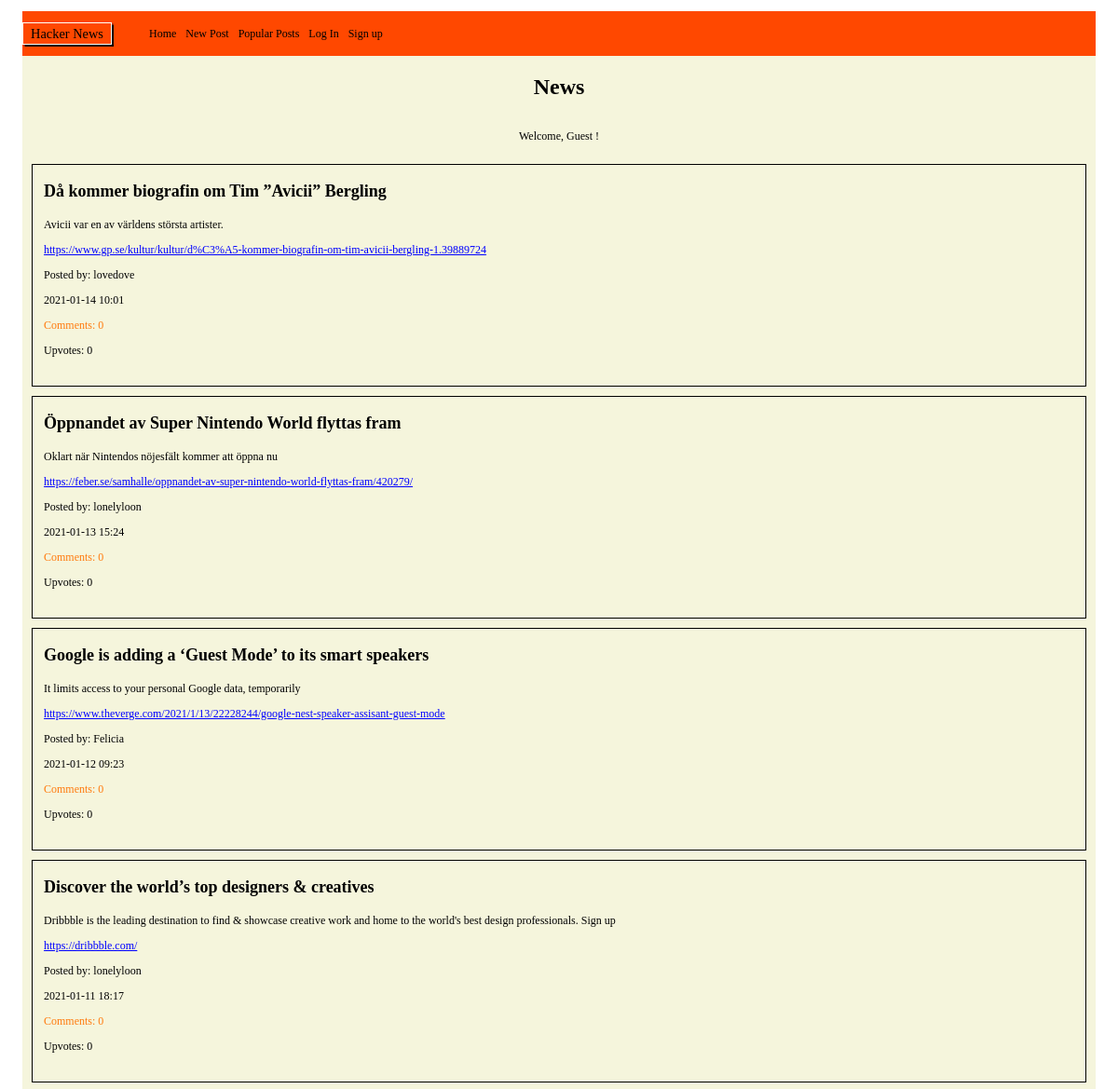
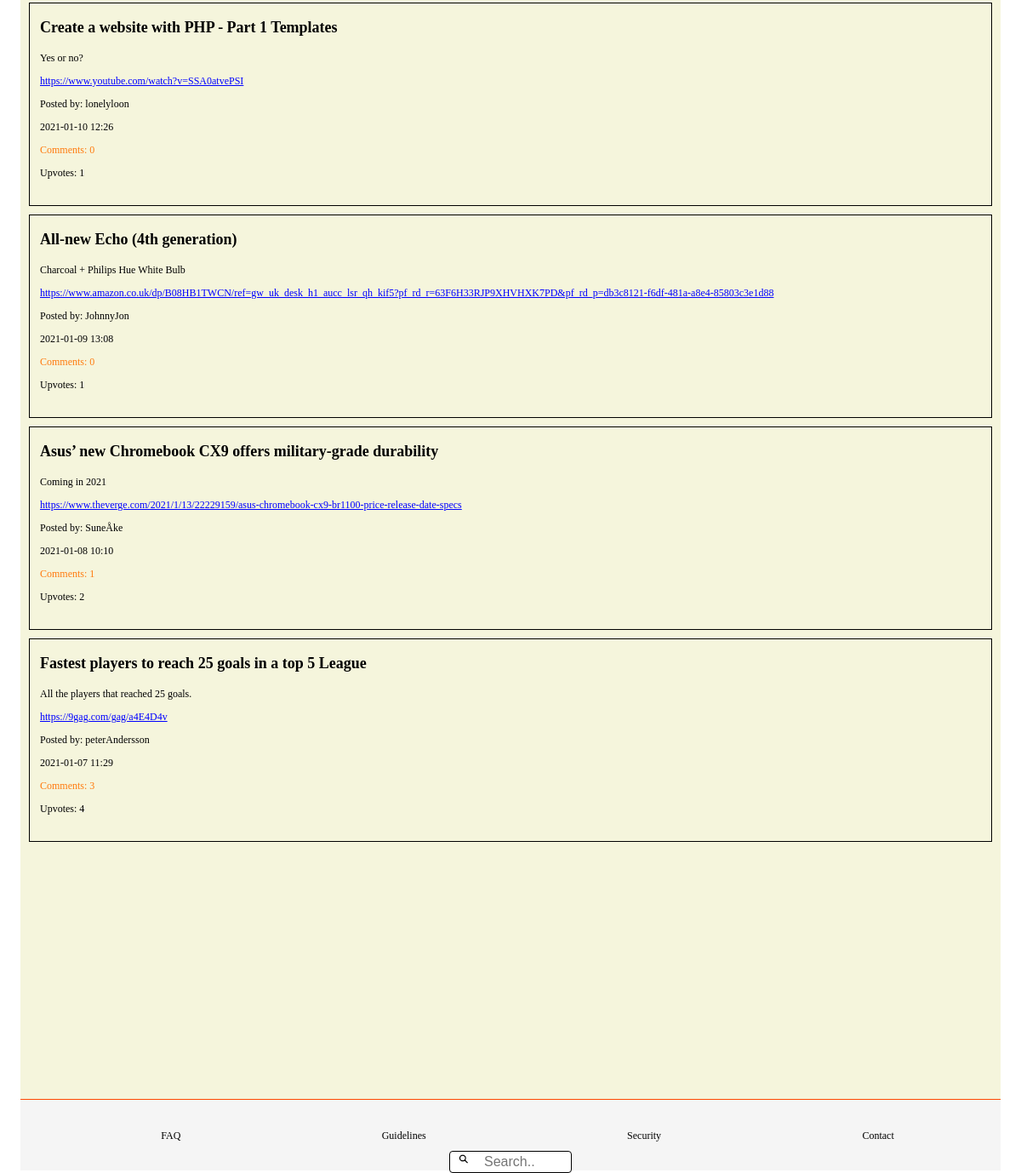
The page / on the database its author committed (2 pictures, top to bottom).
### tables this page shows
CREATE TABLE Posts (
	id integer PRIMARY KEY AUTOINCREMENT,
	title string,
	description string,
	post_url varchar,
	post_date datetime,
	user_id varchar,
	user_username varchar
);

CREATE TABLE Users (
	"id" integer PRIMARY KEY AUTOINCREMENT,
	username varchar,
	first_name string,
	last_name string,
	email varchar,
	password varchar,
	avatar varchar,
	biography string
);

### web/config.php (called while the page is built, shortened)
<?php
return [
    'title' => 'News',
    'database_path' => sprintf('sqlite:%s/database/hackernews.db', __DIR__),
];

### web/autoload.php (called while the page is built, shortened)
<?php
$config = require __DIR__ . '/config.php';

### web/functions/postsFunction.php (called while the page is built, shortened)
<?php
function fetchAllPosts($pdo)
{
    $database = ("SELECT * FROM Posts ORDER BY datetime(post_date) DESC");
    $statement = $pdo->prepare($database);
    $statement->execute();
    $fetchPosts = $statement->fetchAll(PDO::FETCH_ASSOC);
    return $fetchPosts;
}

### web/functions/userFunction.php (called while the page is built, shortened)
<?php
function fetchUsernameById($pdo, $id)
{
    $database = 'SELECT username FROM Users WHERE id = :id';
    $statement = $pdo->prepare($database);
    $statement->bindParam(':id', $id);
    $statement->execute();
    $username = $statement->fetch(PDO::FETCH_ASSOC);
    return $username;
}

### web/functions/commentsFunction.php (called while the page is built, shortened)
<?php
function countComments($pdo, $postId)
{
    $statement = $pdo->prepare('SELECT COUNT(*) FROM Comments WHERE post_id = :postId');
    $statement->bindParam(':postId', $postId, PDO::PARAM_INT);
    $statement->execute();
    $comments = $statement->fetch(PDO::FETCH_ASSOC);
    return $comments['COUNT(*)'];
}

### web/functions/upvoteFunctions.php (called while the page is built, shortened)
<?php
function countUpvotes($pdo, $postId)
{
    $database = ('SELECT COUNT(*) FROM Likes WHERE post_id = :postId');
    $statement = $pdo->prepare($database);
    $statement->bindParam(':postId', $postId, PDO::PARAM_INT);
    $statement->execute();
    $upvotes = $statement->fetch(PDO::FETCH_ASSOC);
    return $upvotes['COUNT(*)'];
}

### index.php (the view, shortened to what this page needs)
<?php require __DIR__ . '/homepage/header.php'; ?>
<?php require __DIR__ . '/homepage/navbar.php'; ?>
<section class="index_page">
    <div class="greeting_user_container">
        <h1 class="index_title"><?php echo $config['title']; ?></h1>
        <p>Welcome,
            <?php if (isset($user)) : ?>
                <?php echo $user['first_name']; ?>
            <?php else : ?>
                Guest
            <?php endif; ?>
            !</p>
    </div>
    <?php $fetchPost = fetchAllPosts($pdo);
    foreach ($fetchPost as $post) : ?>
        <?php $postId = $post['id'];  ?>
        <?php $countComments = countComments($pdo, $postId); ?>
        <?php $countUpvotes = countUpvotes($pdo, $postId); ?>
        <?php $fetchUsername = fetchUsernameById($pdo, $post['user_id']) ?>
        <div class="news_feed">
            <h3 class="index_post_title"> <?php echo $post['title']; ?> </h3>
            <p> <?php echo $post['description']; ?> </p>
            <a class="url_link" href="<?php echo $post['post_url'] ?> "> <?php echo $post['post_url']; ?> </a>
            <p> Posted by: <?php echo $fetchUsername['username']; ?> </p>
            <p> <?php echo $post['post_date']; ?> </p>
            <div class="upvotes_comments">
                <a class="index_comments" href="comments.php?id= <?php echo $post['id']; ?> "> Comments: <?php echo $countComments; ?> </a>
            </div>
            <div>
                <form action="web/post/upvote.php" method="post">
                    <p class="index_upvotes">Upvotes: <?php echo $countUpvotes; ?></p>
                </form>
            </div>
        </div>
    <?php endforeach; ?>
</section>
<?php require __DIR__ . '/homepage/footer.php'; ?>

### css assests/index.css (style rules this page uses)
* { box-sizing: border-box; font-size: 12px; }
body { height: 100vh; margin: 0; padding-top: 1rem; padding-left: 2rem; padding-right: 2rem; }
.index_page { background-color: beige; height: 300vh; }
.greeting_user_container { display: flex; flex-direction: column; background-color: #ffffff; background-color: beige; justify-content: center; align-items: center; }
.news_feed { margin: 10px; margin-bottom: 5px; min-height: 15vh; padding-bottom: 1.5rem; padding-left: 1rem; border: solid 1px black; }
.index_title { font-size: 2rem; }
.index_comments { text-decoration: none; color: rgb(255, 122, 13); }
.index_post_title { font-size: 1.5rem; }
.url_link { color: blue; text-decoration: underline; }

### css assests/navBar.css (style rules this page uses)
a { text-decoration: none; color: black; }

### rows shown on the page
posts: title "Då kommer biografin om Tim ”Avicii” Bergling", description "Avicii var en av världens största artister.", post_url "https://www.gp.se/kultur/kultur/d%C3%A5-kommer-biografin-om-tim-avicii-bergling-1.39889724", user.username "lovedove", post_date "2021-01-14 10:01", countComments "0", countUpvotes "0"
posts: title "Öppnandet av Super Nintendo World flyttas fram", description "Oklart när Nintendos nöjesfält kommer att öppna nu", post_url "https://feber.se/samhalle/oppnandet-av-super-nintendo-world-flyttas-fram/420279/", user.username "lonelyloon", post_date "2021-01-13 15:24", countComments "0", countUpvotes "0"
posts: title "Google is adding a ‘Guest Mode’ to its smart speakers", description "It limits access to your personal Google data, temporarily", post_url "https://www.theverge.com/2021/1/13/22228244/google-nest-speaker-assisant-guest-mode", user.username "Felicia", post_date "2021-01-12 09:23", countComments "0", countUpvotes "0"
posts: title "Discover the world’s top designers & creatives", description "Dribbble is the leading destination to find & showcase creative work and home to the world's best design professionals. Sign up", post_url "https://dribbble.com/", user.username "lonelyloon", post_date "2021-01-11 18:17", countComments "0", countUpvotes "0"
posts: title "Create a website with PHP - Part 1 Templates", description "Yes or no?", post_url "https://www.youtube.com/watch?v=SSA0atvePSI", user.username "lonelyloon", post_date "2021-01-10 12:26", countComments "0", countUpvotes "1"
posts: title "All-new Echo (4th generation)", description "Charcoal + Philips Hue White Bulb", post_url "https://www.amazon.co.uk/dp/B08HB1TWCN/ref=gw_uk_desk_h1_aucc_lsr_qh_kif5?pf_rd_r=63F6H33RJP9XHVHXK7PD&pf_rd_p=db3c8121-f6df-481a-a8e4-85803c3e1d88", user.username "JohnnyJon", post_date "2021-01-09 13:08", countComments "0", countUpvotes "1"
posts: title "Asus’ new Chromebook CX9 offers military-grade durability", description "Coming in 2021", post_url "https://www.theverge.com/2021/1/13/22229159/asus-chromebook-cx9-br1100-price-release-date-specs", user.username "SuneÅke", post_date "2021-01-08 10:10", countComments "1", countUpvotes "2"
posts: title "Fastest players to reach 25 goals in a top 5 League", description "All the players that reached 25 goals.", post_url "https://9gag.com/gag/a4E4D4v", user.username "peterAndersson", post_date "2021-01-07 11:29", countComments "3", countUpvotes "4"

### other values the page prints
$config['title'] "News"
